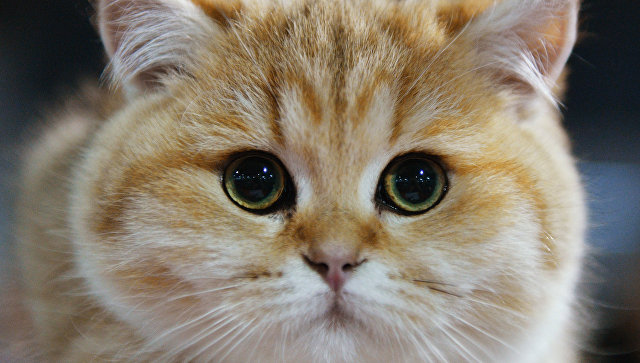
#> input picture images/cat1.jpg, 640 x 363 px
$ jupyter execute research.ipynb   (shell and % lines are left out)   (older library calls are emulated)
#> lines starting #> are read from the running program, lines starting #| are printed output that depends on the picture
### Лабораторная работа № 2:

> Реализовать вычисление гистограммы яркостей, среднего, дисперсии, энтропии, энергии (uniformity), коэффициентов асимметрии и эксцесса. Реализовать вычисление матрицы совместной встречаемости для пикселов отстоящих на r строк и с столбцов. Вычислить энергию матрицы совместной встречаемости.

<a href="file:///media/grigory/OS/MEPHI_SEM2/comp_vis/лекции/IP_Lecture_2.pdf"> Лекции</a>

[cell 1]
%pylab inline
import cv2
import os

[cell 2]
from skimage import io

#C_s = (io.imread(os.path.join('..', 'images', 'lena.jpg'), as_grey=True)*255).astype('int')
C_s = (io.imread(os.path.join('..', 'images', 'cat1.jpg'), as_grey=True)*255).astype('int')
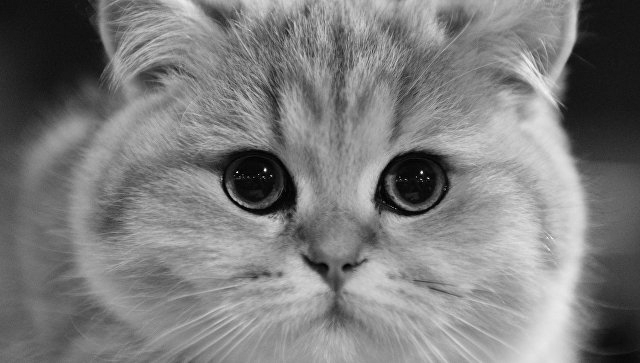
#> C_s: shape (363, 640) int64; min 0, max 252, mean 124.4
C_b = (io.imread(os.path.join('..', 'images', 'Arch2.JPG'), as_grey=True)*255).astype('int')
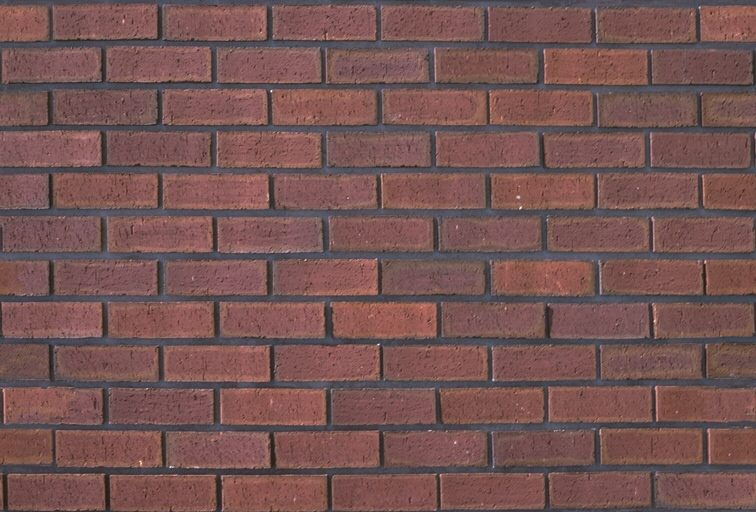
#> input picture images/Arch2.JPG, 756 x 512 px
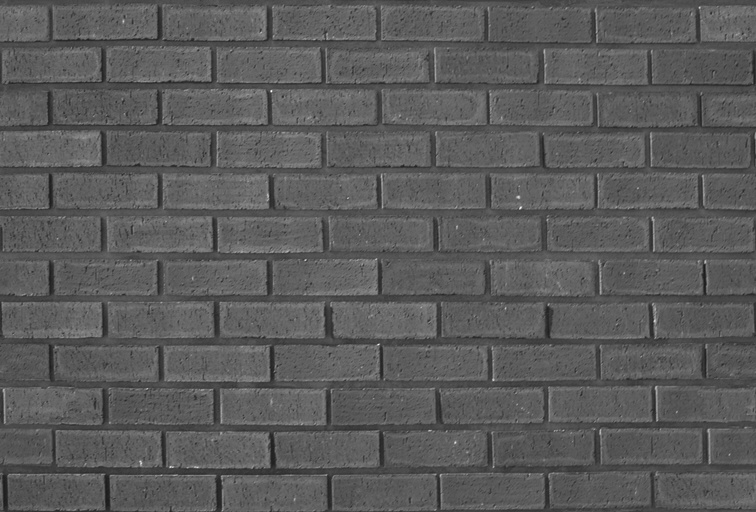
#> C_b: shape (512, 756) int64; min 22, max 251, mean 91.2

[cell 3]
def get_hist(img):
    return {i:sum(img==i) for i in range(img.max()+1) }

def get_probs(img):
    N = product(img.shape)
    img_hist = get_hist(img)
    return {i:(img_hist[i]/N) for i in img_hist.keys()}


hist_s = get_hist(C_s)
#> hist_s = 253 items
probs_s = get_probs(C_s)
#> probs_s = 253 items

[cell 4]
# mean
def calc_mean(img):
    img_probs = get_probs(img)
    I = sum([i*img_probs[i] for i in range(img.max()+1)])
    return I

def calc_var(img):
    img_probs = get_probs(img)
    E = calc_mean(img)
    sigma2 = sum([((i-E)**2)*img_probs[i] for i in range(img.max()+1)])
    return sigma2

def calc_kurtosis(img):
    img_probs = get_probs(img)
    V = calc_var(img)
    E = calc_mean(img)
    kurt = (1/V**2) * sum([((i-E)**4)*img_probs[i] for i in range(img.max()+1)]) - 3
    return kurt

def calc_skewness(img):
    img_probs = get_probs(img)
    V = calc_var(img)
    E = calc_mean(img)
    kurt = (1/V**(3/2)) * sum([((i-E)**3)*img_probs[i] for i in range(img.max()+1)])
    return kurt

def calc_energy(img):
    img_probs = get_probs(img)
    energy = sum([img_probs[i]**2 for i in range(img.max()+1)])
    return energy

def calc_entropy(img):
    img_probs = get_probs(img)
    entropy = - sum([ img_probs[i] *  math.log(img_probs[i],2) for i in range(img.max()+1)])
    return entropy


#calc_kurtosis(C_s), calc_skewness(C_s), calc_energy(C_s),
# calc_entropy(C_s)

[cell 5]
def shift_crop(img, d_r,d_c):
    h,w = img.shape
    res = np.zeros(shape=(h+d_r, w+d_c))
    old = ( slice(max(0, 0-d_r), min(h-d_r, h)), slice(max(0, 0-d_c), min(w-d_c, w)) )
    res = img[old]
    return(res)
def shift_img(img, d_r,d_c):
    res = np.zeros_like(img)
    h,w = img.shape
    new = ( slice(max(0, 0+d_r), min(h+d_r, h)), slice(max(0, 0+d_c), min(w+d_c, w)) )
    old = ( slice(max(0, 0-d_r), min(h-d_r, h)), slice(max(0, 0-d_c), min(w-d_c, w)) )
    res[new] = img[old]
    return(res)

plt.imshow(shift_crop(C_s, 250, 250), cmap='gray')
plt.show()
plt.imshow(shift_img(C_s, 20,1), cmap='gray');
#> in shift_img, `res[new] = img[old]`:
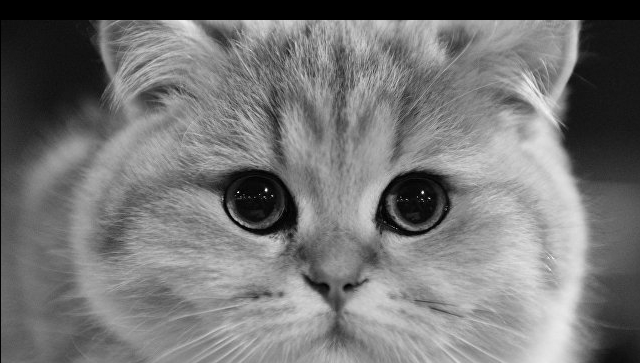
#> res: shape (363, 640) int64; min 0, max 252, mean 116.7

[cell 6]
from collections import Counter

def coocurence_matrix(img, d_r=1, d_c=0):
    shifted = shift_crop(img, -d_r, -d_c)
    pairs = list(zip(img.ravel(), shifted.ravel()))

    res = np.zeros(shape=(img.max()+1,
                          img.max()+1))
    for (a,b), val in Counter(pairs).items():
        res[b,a] = val
    return(res)

# sanity check
d = np.array([[1,2,0,1,0],
              [3,2,1,0,0],
              [1,1,2,3,0],
              [3,3,3,1,0],
              [1,2,1,0,3]])
coocurence_matrix(d, 1,0)

[cell 7]
plt.imshow(C_b, cmap='gray')

[cell 8]
def preview_cooc(img):
    plt.subplots(1,2, figsize=(15,5))
    plt.subplot(1,2,1)
    plt.imshow(img, cmap='gray')

    plt.subplot(1,2,2)
    img_cooc = coocurence_matrix(img, 100,100)
#> call 2 of coocurence_matrix, with d_r = 100, d_c = 100
#> call 3 of shift_crop, with d_r = -100, d_c = -100
#> in shift_crop (call 3), `res = img[old]`:
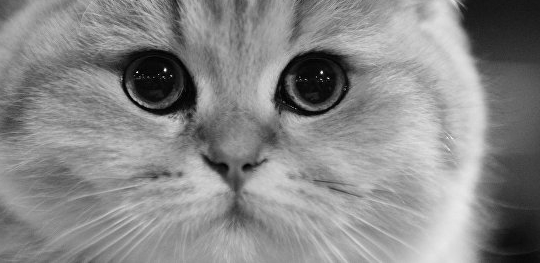
#> res: shape (263, 540) int64; min 0, max 252, mean 136
#> in coocurence_matrix (call 2), `pairs = list(zip(img.ravel(), shifted.ravel()))`: pairs = 142020 items
#> the loop in coocurence_matrix (call 2), `for (a,b), val in Counter(pairs).items():` made 36478 passes
#> (a, b, val) on passes 1 to 3: (17, 83, 2), (17, 85, 4), (16, 84, 1)
#> after the loop in coocurence_matrix (call 2), `for (a,b), val in Counter(pairs).items():`:
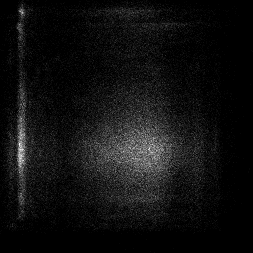
#> res: shape (253, 253) float64; min 0, max 34, mean 2.2; drawn with min black and max white
    img_cooc = np.log(img_cooc+1)
    img_cooc = img_cooc / img_cooc.max()
    plt.imshow(img_cooc, cmap='gray')

preview_cooc(C_s)
#> in preview_cooc, `img_cooc = np.log(img_cooc+1)`:
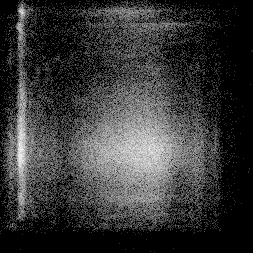
#> img_cooc: shape (253, 253) float64; min 0, max 3.56, mean 0.783; drawn with min black and max white
preview_cooc(C_b)
#> call 3 of coocurence_matrix, with d_r = 100, d_c = 100
#> call 4 of shift_crop, with d_r = -100, d_c = -100
#> in shift_crop (call 4), `res = img[old]`:
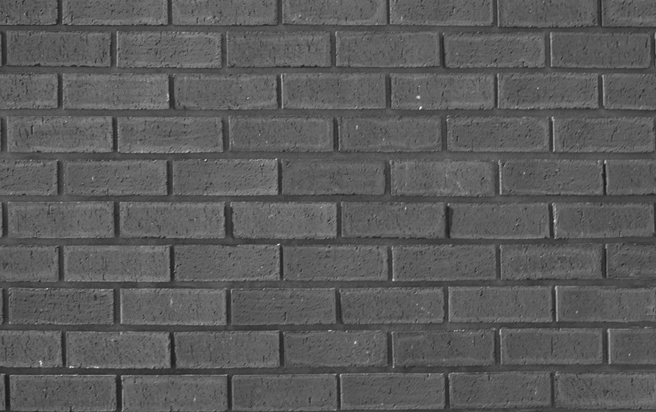
#> res: shape (412, 656) int64; min 22, max 243, mean 91.3
#> in coocurence_matrix (call 3), `pairs = list(zip(img.ravel(), shifted.ravel()))`: pairs = 270272 items
#> the loop in coocurence_matrix (call 3), `for (a,b), val in Counter(pairs).items():` made 9633 passes
#> (a, b, val) on passes 1 to 3: (73, 82, 42), (75, 80, 40), (78, 79, 50)
#> after the loop in coocurence_matrix (call 3), `for (a,b), val in Counter(pairs).items():`:
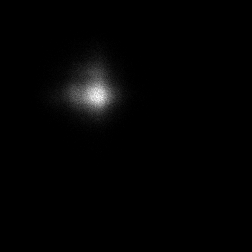
#> res: shape (252, 252) float64; min 0, max 316, mean 4.3; drawn with min black and max white
#> in preview_cooc (call 2), `img_cooc = np.log(img_cooc+1)`:
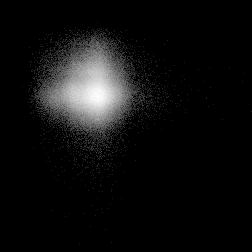
#> img_cooc: shape (252, 252) float64; min 0, max 5.76, mean 0.347; drawn with min black and max white

[cell 9]
C_s_cooc = coocurence_matrix(C_s, 100,100)
